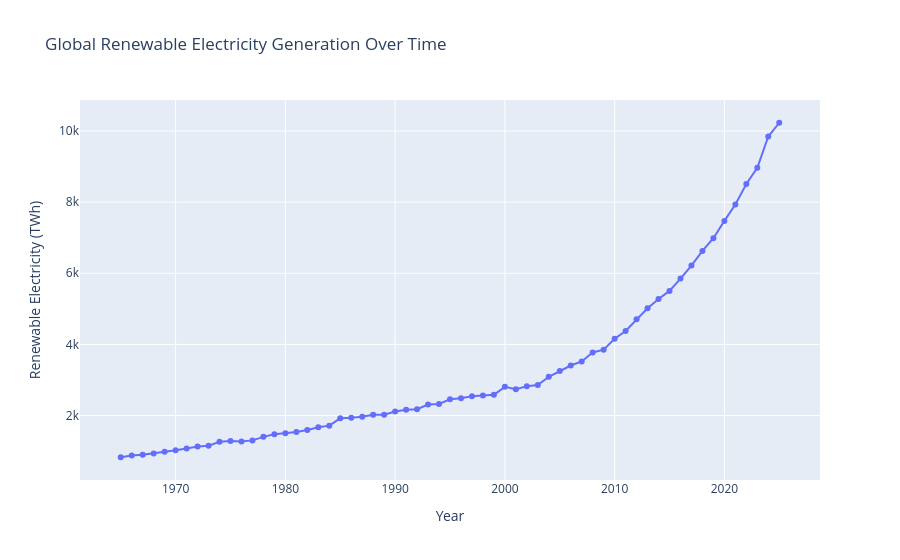

The notebook cell this image was saved under:
### Code cell
import plotly.express as px

fig = px.line(
    yearly_renewables,
    x="year",
    y="renewables_electricity",
    title="Global Renewable Electricity Generation Over Time",
    labels={
        "year": "Year",
        "renewables_electricity": "Renewable Electricity (TWh)"
    },
    markers=True
)

fig.show()

### Figure 1 — Plotly figure (JSON) as saved in the notebook; plotly's stock layout.template omitted (floating-point values rounded to 4 significant figures)
{"data": [{"hovertemplate": "Year=%{x}<br>Renewable Electricity (TWh)=%{y}<extra></extra>", "legendgroup": "", "line": {"color": "#636efa", "dash": "solid"}, "marker": {"symbol": "circle"}, "mode": "lines+markers", "name": "", "orientation": "v", "showlegend": false, "type": "scatter", "x": [1965, 1966, 1967, 1968, 1969, 1970, 1971, 1972, 1973, 1974, 1975, 1976, 1977, 1978, 1979, 1980, 1981, 1982, 1983, 1984, 1985, 1986, 1987, 1988, 1989, 1990, 1991, 1992, 1993, 1994, 1995, 1996, 1997, 1998, 1999, 2000, 2001, 2002, 2003, 2004, 2005, 2006, 2007, 2008, 2009, 2010, 2011, 2012, 2013, 2014, 2015, 2016, 2017, 2018, 2019, 2020, 2021, 2022, 2023, 2024, 2025], "xaxis": "x", "y": [826.4, 874.3, 897.7, 934.9, 981.7, 1022.0, 1074.0, 1131.0, 1151.0, 1263.0, 1286.0, 1269.0, 1301.0, 1400.0, 1474.0, 1498.0, 1537.0, 1590.0, 1671.0, 1715.0, 1921.0, 1940.0, 1966.0, 2019.0, 2021.0, 2113.0, 2161.0, 2175.0, 2308.0, 2323.0, 2455.0, 2486.0, 2539.0, 2564.0, 2586.0, 2807.0, 2741.0, 2821.0, 2855.0, 3088.0, 3253.0, 3406.0, 3519.0, 3774.0, 3853.0, 4158.0, 4377.0, 4710.0, 5016.0, 5277.0, 5503.0, 5850.0, 6215.0, 6628.0, 6985.0, 7473.0, 7933.0, 8512.0, 8965.0, 9845.0, 10230.0], "yaxis": "y"}], "layout": {"legend": {"tracegroupgap": 0}, "title": {"text": "Global Renewable Electricity Generation Over Time"}, "xaxis": {"anchor": "y", "domain": [0, 1], "title": {"text": "Year"}}, "yaxis": {"anchor": "x", "domain": [0, 1], "title": {"text": "Renewable Electricity (TWh)"}}}}
